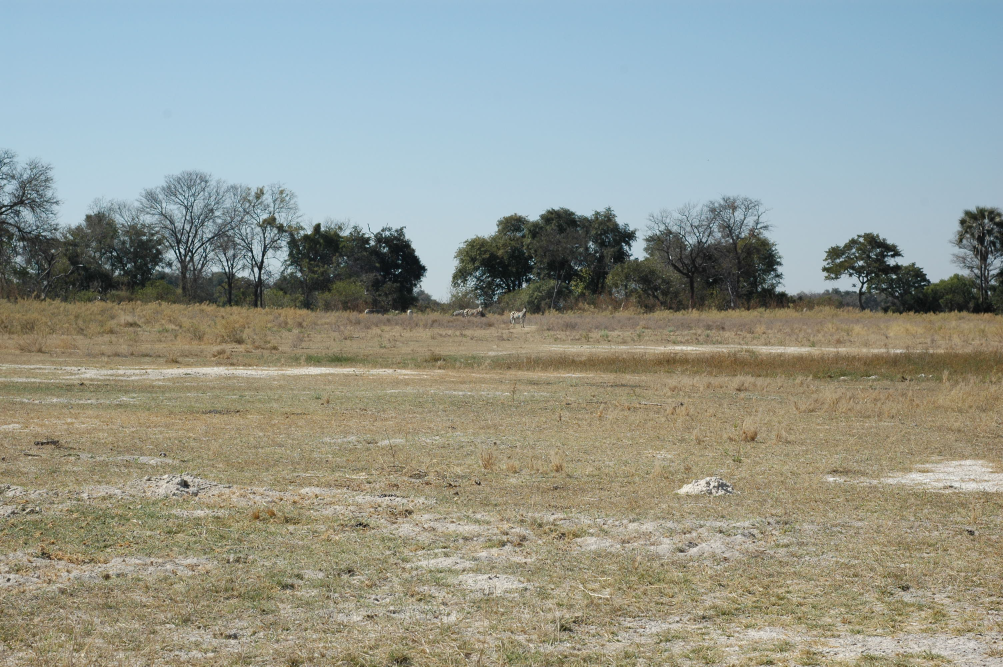
#> input picture sample-image.JPG, 3008 x 2000 px, found by its file name (shown at 1/3 size)
$ python PowerSpectrum.py
#> lines starting #> are read from the running program, lines starting #| are printed output that depends on the picture; long printed decimals are rounded
import numpy as np
import matplotlib.pyplot as plt
import matplotlib
from PIL import Image

def radial_avg(z, n_bins, x0=0, y0=0):
    m,n = z.shape
    assert m==n, "ERROR: Input to radial_avg must be square."
    N = m

    ucirc_coords = np.linspace(-1,1,N)
    X,Y = np.meshgrid(ucirc_coords, ucirc_coords)
    X -= x0
    Y -= y0
    r = np.sqrt(X**2 + Y**2)

    dr = 1/(n_bins-1)
    R = np.arange(0,1,dr)
    print(len(R))

    bins = (np.floor(r/dr) + 1).astype(int)
    print(bins.shape)
    bins = bins.reshape(N*N)
    z = z.reshape(N*N)

    counts = np.bincount(bins)
    radial_sum = np.bincount(bins, weights=z)

    radial_average = radial_sum / (counts+1e-6)
    radial_average[np.where(counts==0)] = 0

    return radial_average[0:n_bins-1], N*R

def power_spec_1D(im, n_bins=50):
    m,n = im.shape
    f_im = np.fft.fft2(im) / (m*n)
    f_im = np.fft.fftshift(f_im)
    plt.figure()
    plt.imshow(np.real(f_im))

    rad_avg, R = radial_avg(np.abs(f_im), n_bins)

    return rad_avg,R

if __name__ == '__main__':
    # [4 lines of commented-out code are left out]
    max_size=(128,128)
    im = Image.open("sample-image.jpg").convert("L").resize(max_size)
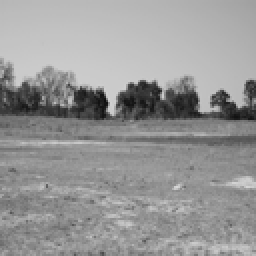
#> im: PIL image 128x128 L (shown 2 times larger); min 14, max 215, mean 150.6
    f = np.array(im)
    print("Mean f", np.mean(f))
#| Mean f 150.583

    plt.figure()
    plt.imshow(f, cmap='gray')

    rad_avg,R = power_spec_1D(f, n_bins=30)
#| (128, 128)
#> in radial_avg, `z = z.reshape(N*N)`: z = 16384 values, max 150.6 at index 8256, min 0.000556 at index 13683, mean 0.105
#> in radial_avg, `radial_sum = np.bincount(bins, weights=z)`: radial_sum = 43 values, max 210 at index 1, min 0 at index 0, mean 39.86
#> in radial_avg, `radial_average = radial_sum / (counts+1e-6)`: radial_average = 43 values, max 13.13 at index 1, min 0 at index 0, mean 0.478
#> in power_spec_1D, `rad_avg, R = radial_avg(np.abs(f_im), n_bins)`: rad_avg = 29 values, max 13.13 at index 1, min 0 at index 0, mean 0.697; R = 29 values from 0 to 123.6
#> R = 29 values from 0 to 123.6
    plt.figure()
    plt.plot(np.log(R[1:]), np.log(rad_avg[1:]))
    plt.show()
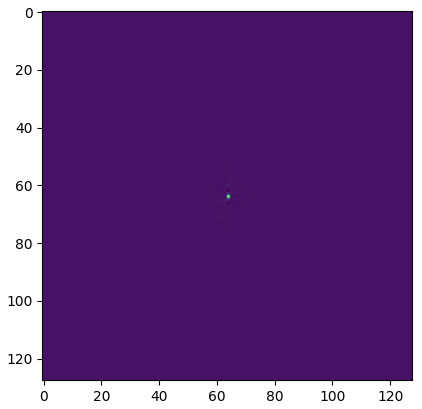
#> figure drawn by matplotlib, 1 panel
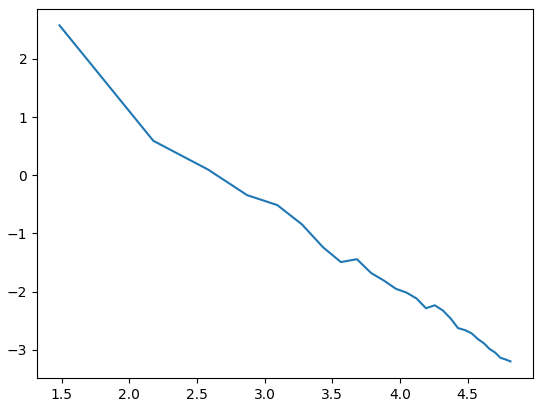
#> figure drawn by matplotlib, 1 panel; curve peaks at x = 1.48, y = 2.57
